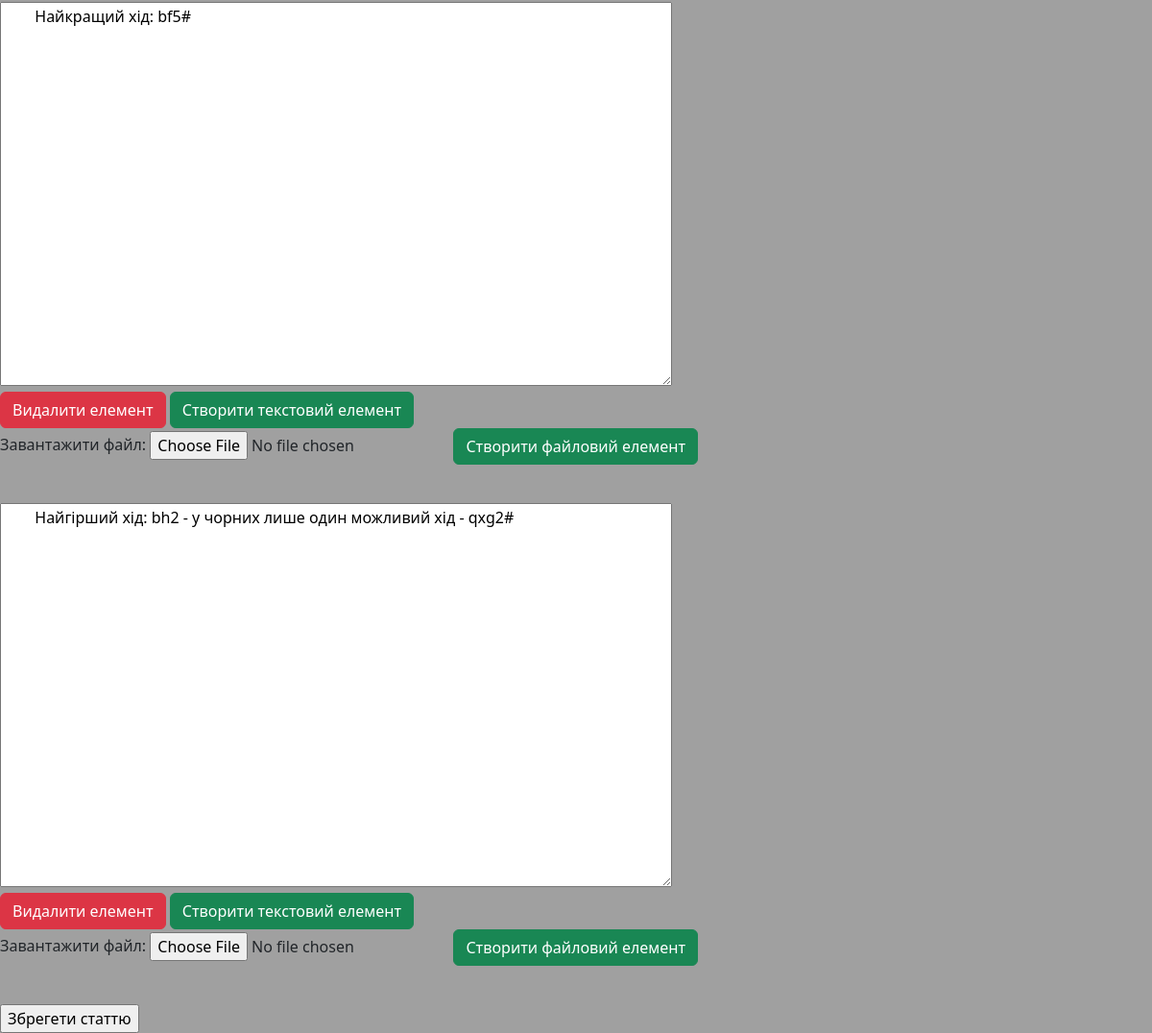
/redact_article/5 (signed in, lower part), run on an earlier commit of the app's database.
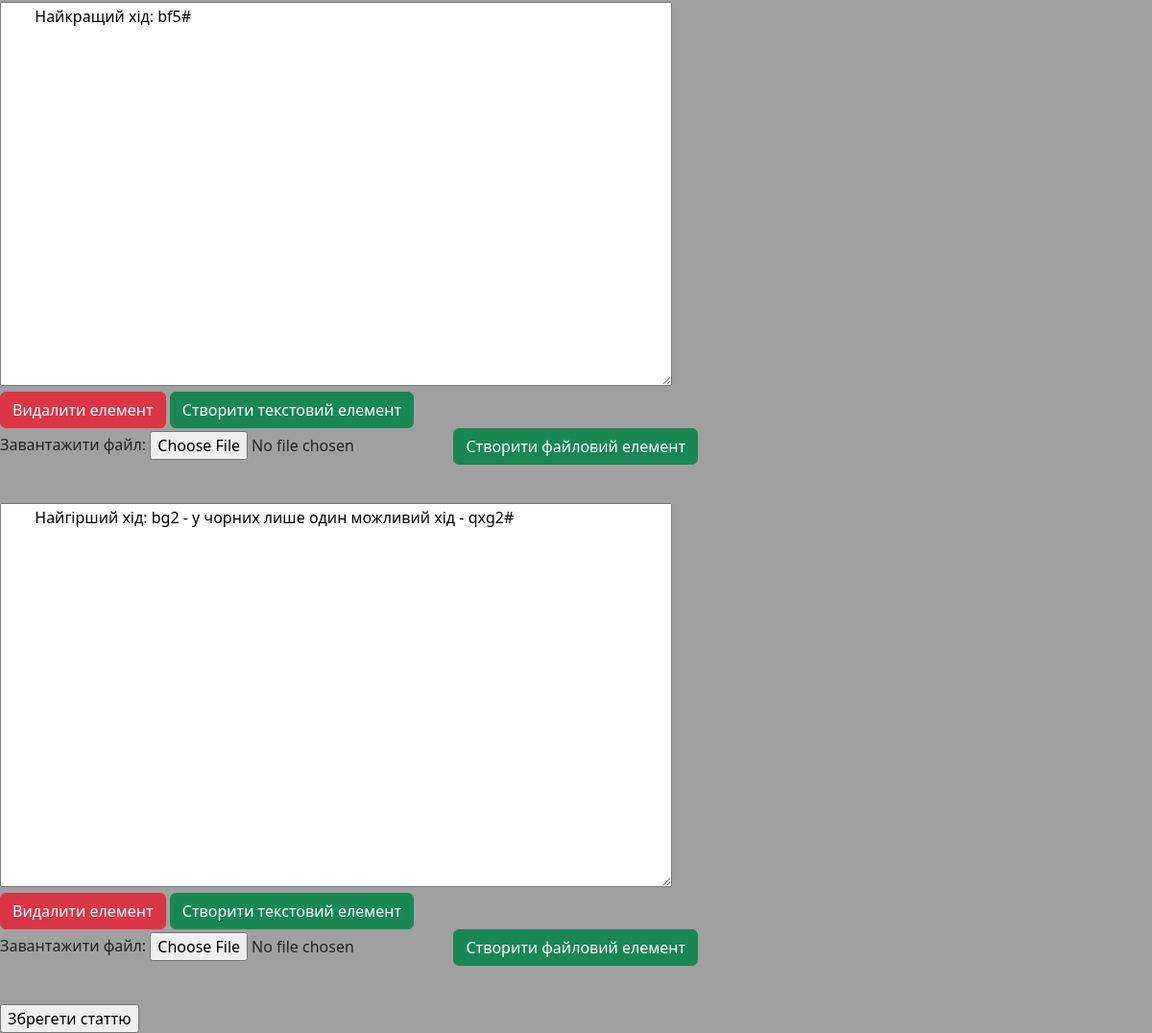
And on a later commit of the database.
### blog/models.py (models this page shows, shortened)
class TextArticleElement(models.Model):
    article = models.ForeignKey(Article, models.CASCADE)
    num = models.IntegerField()
    t = "text" #t - type. Потрібно, щоб відрізняти TextArticleElement від FileArticleElement
    text = models.TextField()

### blog/views.py (the view, shortened to what this page needs)
# urls.py: path("redact_article/<int:article_pk>", views.redact_article, name="redact_article"),
@login_required
def redact_article(request, article_pk):
    if not models.Article.objects.filter(pk=article_pk).exists():
        return redirect("/eror?eror_text=Статті з таким pk не існує.")
    article = models.Article.objects.get(pk=article_pk)
    if request.user != article.author:
        return redirect("/eror?eror_text=Ви не можете редагувати чужі статті.")
    if request.method == "GET":
        text_elements = list(models.TextArticleElement.objects.filter(article=article_pk))
        file_elements = list(models.FileArticleElement.objects.filter(article=article_pk))
        elements = sorted(text_elements+file_elements, key=lambda element: element.num)
        return render(request, "blog/redact_article.html",
            {"article":article, "elements":elements, "categories":[choice.value for choice in models.Article.Categories]})

### blog/templatetags/custom_tags.py (called while the page is built)
@register.filter("endswith")
def endswith(value, arg): return value.lower().endswith(arg.lower())

### templates/blog/redact_article.html (shortened to what this page needs)
{% extends "base.html" %}
{% load static %}
{% load custom_tags %}
{% block body %}
<form method="post" id="myForm" enctype="multipart/form-data">
    {% for element in elements %}
        {% if element.t == "text" %}
        <textarea style="resize: both; width: 700px; height: 400px;" name="{{ element.num }}" required>
        {{ element.text }}
        </textarea>
        <br>
        {% endif %}
        <a class="btn btn-danger" onclick="submitTo('{% url 'blog:redact_article' article.pk %}?crud=delete&num={{ element.num }}&t={{ element.t }}')" role="button">Видалити елемент</a>
        <a class="btn btn-success" onclick="submitTo('{% url 'blog:redact_article' article.pk %}?crud=create&num={{ element.num }}&t=text')" role="button">Створити текстовий елемент</a>
        <p>Завантажити файл: <input type="file" name="new_file"> <a class="btn btn-success" onclick="submitTo('{% url 'blog:redact_article' article.pk %}?crud=create&num={{ element.num }}&t=file')" role="button">Створити файловий елемент</a></p>
        <br>
    {% endfor %}
    <input type="submit" value="Збрегети статтю">
</form>
{% endblock %}

What changed in the data, as far as the page shows it:
changed TextArticleElement: num "Найгірший хід: bh2 - у чорних лише один можливий хід - qxg2#" → "Найгірший хід: bg2 - у чорних лише один можливий хід - qxg2#"
